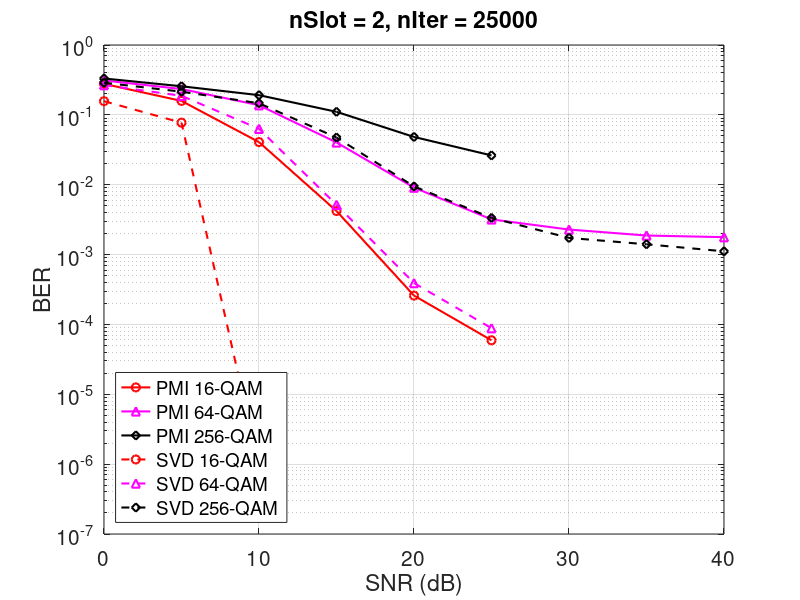

Write the MATLAB code that produced this figure.
clear
clc

% Config:
% noSlotsSim = 2; 
% ModOrder = 16/64/256-QAM;
% SNRdB = [0:5:40];
% pmiPrecoding = 0/1;
% perfectEstimation = false;
% numIter = 2.5e4;

SNRdB = 0:5:40;

% Load PMI results

pmi_mod16 = [0.277756102990033,0.158349794019934,0.040729513289037,...
            0.004203805647841,0.000258694352159,0.000059312292359,0,0,0];

pmi_mod64 = [0.310724679830433,0.234299815930388,0.137534751227131,...
            0.040258231816153,0.009097825747434,0.003189116465863,...
            0.002280727353860, 0.001873613342258, 0.001775335787595];

pmi_mod256 = [0.331674828015952,0.256578133100698,0.191426306081755,...
            0.110581066799601,0.048284806414091,0.02626070704553,0,0,0];

% Load SVD results

svd_mod16 = [0.156982230034722,0.077244378472222,0.000000919270833,0,0,0,0,0,0];

svd_mod64 = [0.266755555555556,0.187331859660865,0.063172662873717,...
            0.005153582106203,0.000391284024989,0.00008833556448,0,0,0];

svd_mod256 = [0.288323691425723,0.214564581256232,0.146645586573613,...
            0.047389281322699,0.00944893403124,0.003352180126288,...
            0.001730972914590, 0.001403668993021, 0.001113462113659];

figure
% semilogy(SNRdB,pmi_mod4,'-sg','LineWidth',1.5)
semilogy(SNRdB,pmi_mod16,'-or','LineWidth',1.5)
hold on
semilogy(SNRdB,pmi_mod64,'-^m','LineWidth',1.5)
semilogy(SNRdB,pmi_mod256,'-dk','LineWidth',1.5)
% semilogy(SNRdB,svd_mod4,'--sg','LineWidth',1.5)
semilogy(SNRdB,svd_mod16,'--or','LineWidth',1.5)
semilogy(SNRdB,svd_mod64,'--^m','LineWidth',1.5)
semilogy(SNRdB,svd_mod256,'--dk','LineWidth',1.5)
grid on
xlabel('SNR (dB)')
ylabel('BER')
legend('PMI 16-QAM','PMI 64-QAM','PMI 256-QAM','SVD 16-QAM','SVD 64-QAM','SVD 256-QAM','Location','SouthWest')
title('nSlot = 2, nIter = 25000')
set(gca, 'FontSize',15)
